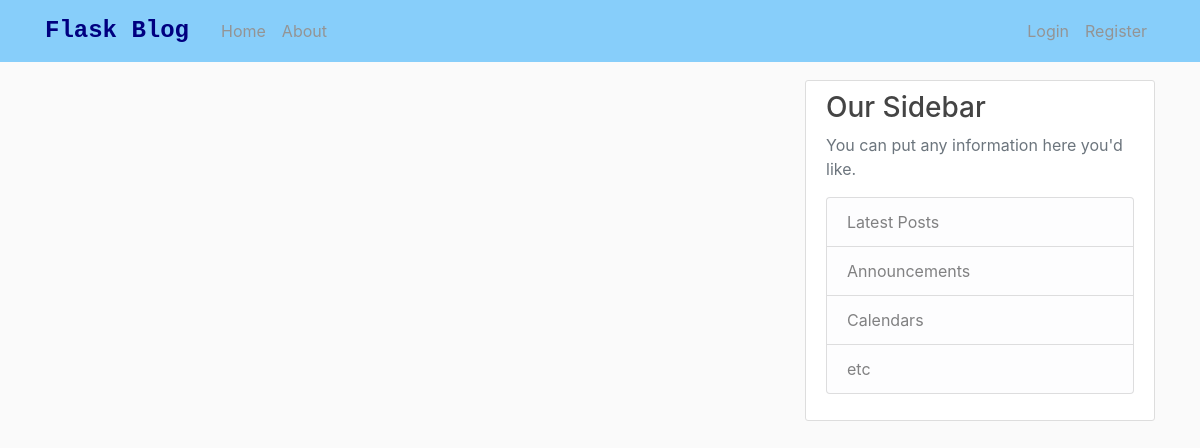
Page /home on the earlier database version.
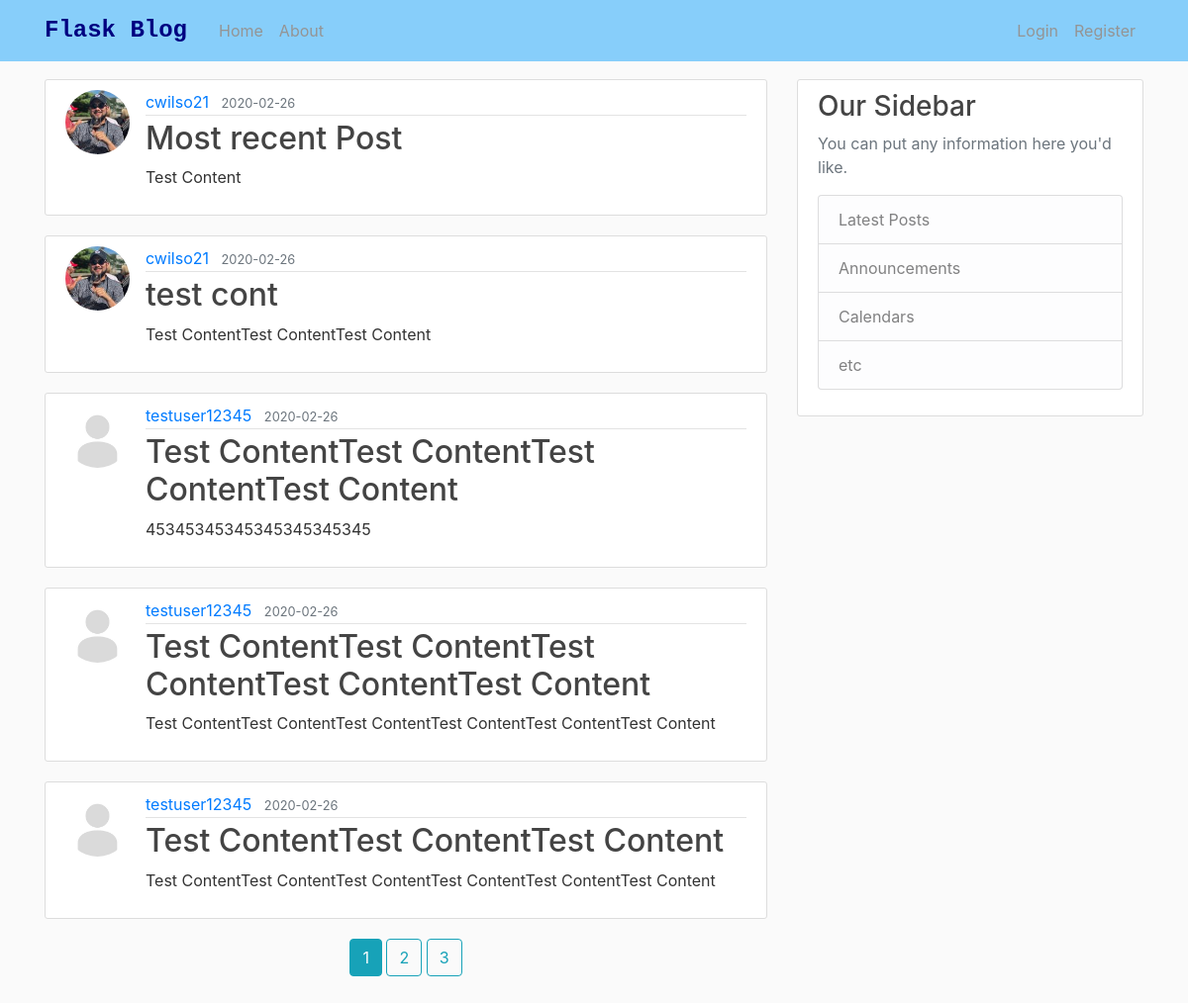
Same page on the later database version.
### FlaskBlog/models.py (models this page shows, shortened)
class Post(db.Model):
    id = db.Column(db.Integer, primary_key=True)
    title = db.Column(db.String(100), nullable=False)
    date_posted = db.Column(db.DateTime, nullable=False, default=datetime.utcnow)
    content = db.Column(db.Text, nullable=False)
    user_id = db.Column(db.Integer, db.ForeignKey('user.id'), nullable=False)

class User(db.Model, UserMixin):  #UserMixin is req'd according to flask-login docs
    id = db.Column(db.Integer, primary_key=True)
    username = db.Column(db.String(20), unique=True, nullable=False)
    email = db.Column(db.String(120), unique=True, nullable=False)
    image_file = db.Column(db.String(20), nullable=False, default='default.jpg')
    password = db.Column(db.String(60), nullable=False)
    posts = db.relationship('Post', backref='author', lazy=True)

### FlaskBlog/routes.py (the view)
@app.route("/")
@app.route("/home")
def home():
    page = request.args.get('page', 1, type=int)
    posts = Post.query.order_by(Post.date_posted.desc()).paginate(page=page, per_page=5)
    return render_template('home.html', posts=posts, title="Home")

### FlaskBlog/templates/home.html
{% extends "layout.html" %}
{% block content %}
    {% for post in posts.items %}
        <article class="media content-section">
          <img class="rounded-circle article-img" src="{{ url_for('static', filename='profile_pics/' + post.author.image_file) }}">
          <div class="media-body">
            <div class="article-metadata">
              <a class="mr-2" href="#">{{ post.author.username }}</a>
              <small class="text-muted">{{ post.date_posted.strftime('%Y-%m-%d') }}</small>
            </div>
            <h2><a class="article-title" href="{{ url_for('post', post_id=post.id) }}">{{ post.title }}</a></h2>
            <p class="article-content">{{ post.content }}</p>
          </div>
        </article>
    {% endfor %}
    <div class="text-center  mt-2 mb-2">
      {% for page_num in posts.iter_pages(left_edge=3, right_edge=2, left_current=2, right_current=3) %}
          {% if page_num %}
            {% if posts.page == page_num %}
              <a class="btn btn-info mb-4" href="{{ url_for('home', page=page_num) }}" id="Page_btns">{{ page_num }}</a>
            {% else %}
              <a class="btn btn-outline-info mb-4" href="{{ url_for('home', page=page_num) }}" id="Page_btns">{{ page_num }}</a>
            {% endif %}
          {% else %}
            ...
          {% endif %}
      {% endfor %}
    </div>
{% endblock content %}

### FlaskBlog/templates/layout.html (shortened to what this page needs)
<!DOCTYPE html>
<html>
<head>
    <link rel="stylesheet" href="https://stackpath.bootstrapcdn.com/bootstrap/4.4.1/css/bootstrap.min.css">
    <link rel="stylesheet" href="{{ url_for('static', filename='style.css')}}">
</head>
<body>
    <header class="site-header">
        <nav class="navbar navbar-expand-md navbar-dark bg-steel fixed-top">
          <div class="container">
            <a class="navbar-brand mr-4" href="/">Flask Blog</a>
            <div class="collapse navbar-collapse" id="navbarToggle">
              <div class="navbar-nav mr-auto">
                <a class="nav-item nav-link" href="/">Home</a>
                <a class="nav-item nav-link" href="/about">About</a>
              </div>
              <div class="navbar-nav">
                {% if current_user.is_authenticated %}
                <a class="nav-item nav-link" href="{{ url_for('new_post') }}">Create New Post</a>
                <a class="nav-item nav-link" href="{{ url_for('account') }}">{{ current_user.username }}</a>
                <a class="nav-item nav-link" href="{{ url_for('logout') }}">Logout</a>
                {% else %}
                  <a class="nav-item nav-link" href="/login">Login</a>
                  <a class="nav-item nav-link" href="/register">Register</a>
                {% endif %}
              </div>
            </div>
          </div>
        </nav>
      </header>
      <main role="main" class="container">
        <div class="row">
          <div class="col-md-8">
            {% block content %}{% endblock %}
          </div>
          <div class="col-md-4">
            <div class="content-section">
              <h3>Our Sidebar</h3>
              <p class='text-muted'>You can put any information here you'd like.
                <ul class="list-group">
                  <li class="list-group-item list-group-item-light">Latest Posts</li>
                  <li class="list-group-item list-group-item-light">Announcements</li>
                  <li class="list-group-item list-group-item-light">Calendars</li>
                  <li class="list-group-item list-group-item-light">etc</li>
                </ul>
              </p>
            </div>
          </div>
        </div>
      </main>
</body>
</html>

### FlaskBlog/static/style.css (style rules this page uses)
body { background: #fafafa; color: #333333; margin-top: 5rem; }
h1, h2, h3, h4, h5, h6 { color: #444444; }
.bg-steel { background-color: lightskyblue; }
.site-header .navbar-nav .nav-link { color: #949494; }
.content-section { background: #ffffff; padding: 10px 20px; border: 1px solid #dddddd; border-radius: 3px; margin-bottom: 20px; }
.article-title { color: #444444; }
.article-content { white-space: pre-line; }
.article-img { height: 65px; width: 65px; margin-right: 16px; }
.article-metadata { padding-bottom: 1px; margin-bottom: 4px; border-bottom: 1px solid #e3e3e3 }
body > header > nav > div > a.navbar-brand.mr-4 { font-weight: bolder; font-family: 'Courier New', Courier, monospace; font-size: 1.5em; color: navy; }

Differences in the rows shown:
added Post: image_file (picture), author.username "cwilso21", date_posted "2020-02-26", title "Most recent Post", content "Test Content"
added Post: image_file (picture), author.username "cwilso21", date_posted "2020-02-26", title "test cont", content "Test ContentTest ContentTest Content"
added Post: image_file (placeholder picture), author.username "testuser12345", date_posted "2020-02-26", title "Test ContentTest ContentTest ContentTest Content", content "45345345345345345345345"
added Post: image_file (placeholder picture), author.username "testuser12345", date_posted "2020-02-26", title "Test ContentTest ContentTest ContentTest ContentTest Content", content "Test ContentTest ContentTest ContentTest ContentTest ContentTest Content"
added Post: image_file (placeholder picture), author.username "testuser12345", date_posted "2020-02-26", title "Test ContentTest ContentTest Content", content "Test ContentTest ContentTest ContentTest ContentTest ContentTest Content"
Other differences:
new list line: "1"
new list line: "2"
new list line: "3"
